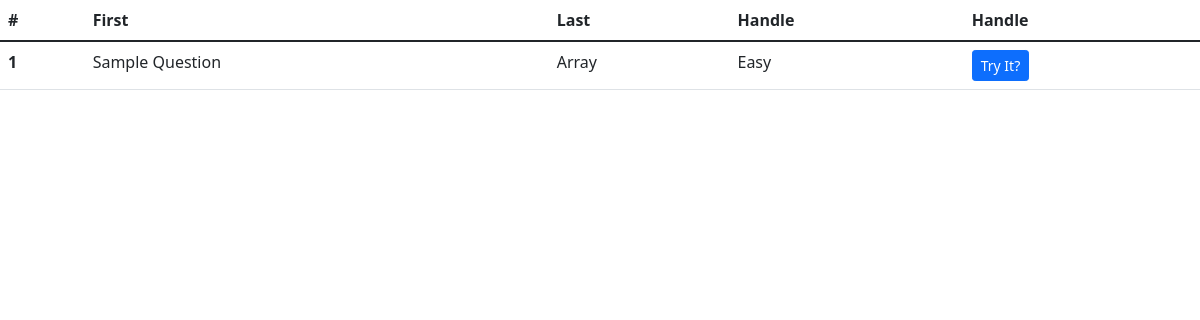
The page /questionList on the database as committed earlier.
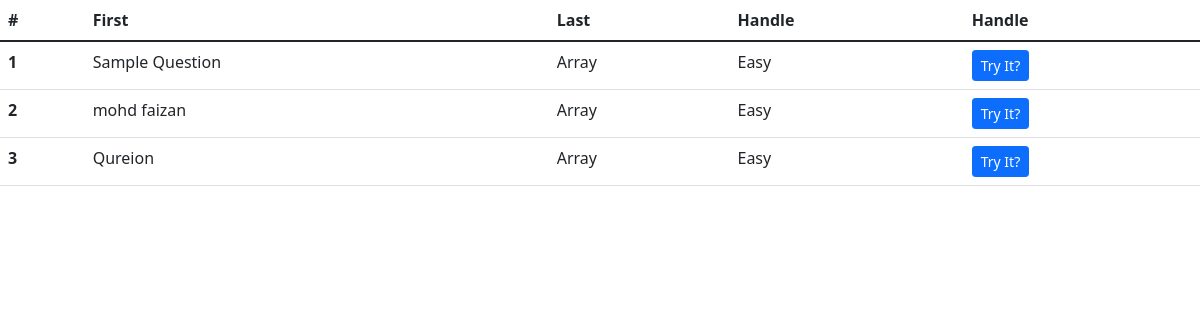
The same page on the database as committed later.
### ques/models.py (models this page shows, shortened)
class Question(models.Model):
    ques = models.CharField(max_length=1000)
    first_statement = models.TextField(blank=True)
    methods = models.ManyToManyField(Method, blank=True, related_name='questions_methods')
    company = models.ManyToManyField(Company, blank=True)
    typeOf = models.ForeignKey(Type, blank=True, null=True, on_delete=models.CASCADE)
    difficulty = models.ForeignKey(Difficulty, blank=True, null=True, on_delete=models.CASCADE)
    date = models.DateField(auto_now_add=True)
    inputType = models.CharField(max_length=100, null=True, blank=True)
    outputType = models.CharField(max_length=100, null=True, blank=True)

class Type(models.Model):
    string = models.CharField(max_length=1000)
    img = models.ImageField(null=True, blank=True)
    def __str__(self):
        return self.string

class Difficulty(models.Model):
    string = models.CharField(max_length=100)
    img = models.ImageField(null=True, blank=True)
    def __str__(self):
        return self.string

### ques/views.py (the view)
# urls.py: path('questionList' , questionList , name='questionList'),
def questionList(request):
    ques = Question.objects.all()
    params = {
        'ques':ques
    }
    return render(request , 'questionList.html', params )

### templates/questionList.html (shortened to what this page needs)
<!doctype html>
<html lang="en">
  <head>
    <link href="https://cdn.jsdelivr.net/npm/bootstrap@5.1.3/dist/css/bootstrap.min.css" rel="stylesheet">
  </head>
  <body>
    <table class="table">
        <thead>
          <tr>
            <th scope="col">#</th>
            <th scope="col">First</th>
            <th scope="col">Last</th>
            <th scope="col">Handle</th>
            <th scope="col">Handle</th>
          </tr>
        </thead>
        <tbody>
        {% for i in ques%}
          <tr>
            <th scope="row">{{i.id}}</th>
            <td>{{i.ques}}</td>
            <td>{{i.typeOf}}</td>
            <td>{{i.difficulty }}</td>
            <td><a href="{% url 'question' i.id %}" class="btn btn-primary btn-sm">Try It?</a></td>
          </tr>
        {% endfor %}
        </tbody>
    </table>
  </body>
</html>

Rows that differ between the two databases and show on the page:
added Question: id "2", ques "mohd faizan", typeOf "Array", difficulty "Easy"
added Question: id "3", ques "Qureion", typeOf "Array", difficulty "Easy"
